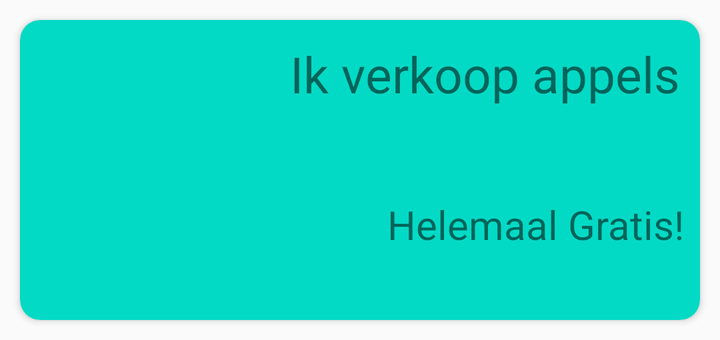
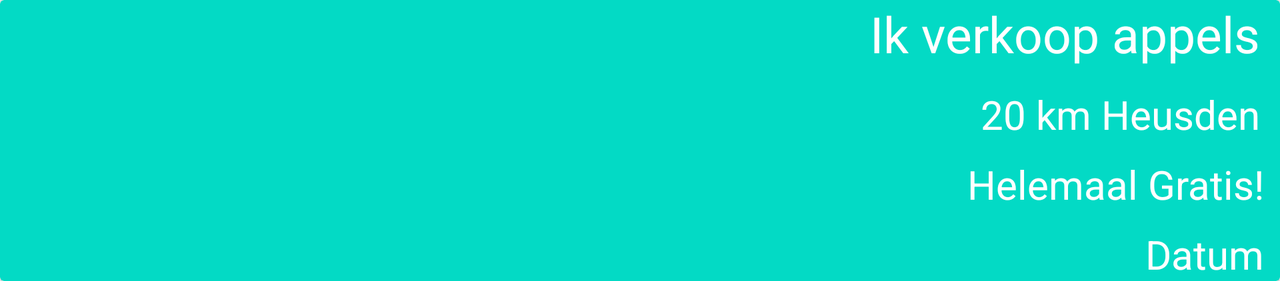

The same Android screen from two of the app's own layout files: first res/layout/ as a phone draws it, then the repository's variant for another configuration, drawn on a device whose configuration selects that folder. Both files follow.
<!-- AndroidManifest.xml: application theme AppTheme -->
<!-- res/layout/post_list_item_big.xml -->
<?xml version="1.0" encoding="utf-8"?>
<LinearLayout xmlns:android="http://schemas.android.com/apk/res/android"
    xmlns:tools="http://schemas.android.com/tools"
    android:layout_width="match_parent"
    android:layout_height="wrap_content"
    xmlns:app="http://schemas.android.com/apk/res-auto"
    android:id="@+id/parent_layout"
    android:orientation="horizontal"
    >
    <android.support.v7.widget.CardView
        android:layout_width="match_parent"
        android:layout_height="wrap_content"
        android:layout_marginTop="10dp"
        android:layout_marginLeft="10dp"
        android:layout_marginRight="10dp"
        android:layout_marginBottom="10dp"
        app:cardCornerRadius="10dp"
        android:backgroundTint="@color/colorAccent"
        android:id="@+id/cv_post"
        >
        <android.support.constraint.ConstraintLayout
            android:layout_width="match_parent"
            android:layout_height="match_parent"
            tools:ignore="MissingConstraints">
            <ImageView
                android:id="@+id/iv_post"
                android:layout_width="150dp"
                android:layout_height="150dp"
                android:src="@drawable/ic_home"
                />
            
            <TextView
                android:id="@+id/tv_post_title"
                android:layout_width="wrap_content"
                android:layout_height="wrap_content"
                android:layout_marginTop="10dp"
                android:layout_marginRight="10dp"
                android:text="Ik verkoop appels"
                android:maxLength="18"
                android:textSize="25sp"
                app:layout_constraintRight_toRightOf="parent"
                app:layout_constraintTop_toTopOf="parent" />

            <TextView
                android:id="@+id/tv_post_distance"
                android:layout_width="wrap_content"
                android:layout_height="wrap_content"
                android:layout_marginTop="10dp"
                android:layout_marginRight="10dp"
                android:text=""
                android:textSize="20sp"
                app:layout_constraintRight_toRightOf="parent"
                app:layout_constraintTop_toBottomOf="@id/tv_post_title" />

            <TextView
                android:id="@+id/tv_post_price"
                android:layout_width="wrap_content"
                android:layout_height="wrap_content"
                android:layout_marginTop="8dp"
                android:layout_marginRight="8dp"
                android:text="Helemaal Gratis!"
                android:textSize="20sp"
                app:layout_constraintRight_toRightOf="parent"
                app:layout_constraintTop_toBottomOf="@id/tv_post_distance" />
        </android.support.constraint.ConstraintLayout>
    </android.support.v7.widget.CardView>
</LinearLayout>
<!-- resources referenced by this layout -->
<resources>
  <style name="AppTheme" parent="Theme.AppCompat.Light.NoActionBar">
          
          <item name="colorPrimary">@color/colorGreen</item>
          <item name="colorPrimaryDark">@color/colorDarkGreen</item>
          <item name="colorAccent">@color/colorBlueGray</item>
      </style>
  <color name="colorGreen">#C4DC5D</color>
  <color name="colorDarkGreen">#A3C70B</color>
  <color name="colorBlueGray">#799499</color>
</resources>
<!-- res/layout-land/post_list_item_big.xml (the repository's variant of the layout above) -->
<!-- drawn on the phone turned sideways -->
<?xml version="1.0" encoding="utf-8"?>
<LinearLayout xmlns:android="http://schemas.android.com/apk/res/android"
    xmlns:tools="http://schemas.android.com/tools"
    android:layout_width="match_parent"
    android:layout_height="wrap_content"
    xmlns:app="http://schemas.android.com/apk/res-auto"
    android:id="@+id/parent_layout"
    android:orientation="horizontal"
    >
    <android.support.v7.widget.CardView
        android:layout_width="match_parent"
        android:layout_height="wrap_content"
        android:backgroundTint="@color/colorAccent"
        android:id="@+id/cv_post"
        >
        <ImageView
            style="@style/BackGroundImageView"
            android:id="@+id/iv_post"
            android:layout_width="match_parent"
            android:layout_height="match_parent"
            android:src="@drawable/ic_home"
            app:layout_constraintLeft_toLeftOf="parent"
            app:layout_constraintBottom_toBottomOf="parent"
            android:scaleType="fitXY"
            />
        <android.support.constraint.ConstraintLayout
            android:layout_width="match_parent"
            android:layout_height="match_parent"
            tools:ignore="MissingConstraints">
            <TextView
                android:id="@+id/tv_post_title"
                android:layout_width="wrap_content"
                android:layout_height="wrap_content"
                android:layout_marginRight="10dp"
                android:text="Ik verkoop appels"
                android:maxLength="30"
                android:textSize="25sp"
                app:layout_constraintTop_toTopOf="parent"
                app:layout_constraintRight_toRightOf="parent"
                android:textColor="@color/white"
                />

            

            <TextView
                android:id="@+id/tv_post_distance"
                android:layout_width="wrap_content"
                android:layout_height="wrap_content"
                android:layout_marginTop="10dp"
                android:layout_marginRight="10dp"
                android:text="20 km Heusden"
                android:textSize="20sp"
                app:layout_constraintRight_toRightOf="parent"
                app:layout_constraintTop_toBottomOf="@id/tv_post_title"
                android:textColor="@color/white"
                />

            <TextView
                android:id="@+id/tv_post_price"
                android:layout_width="wrap_content"
                android:layout_height="wrap_content"
                android:layout_marginTop="8dp"
                android:layout_marginRight="8dp"
                android:text="Helemaal Gratis!"
                android:textSize="20sp"
                android:textColor="@color/white"
                app:layout_constraintRight_toRightOf="parent"
                app:layout_constraintTop_toBottomOf="@id/tv_post_distance" />
            <TextView
                android:id="@+id/tv_post_date"
                android:layout_width="wrap_content"
                android:layout_height="wrap_content"
                android:layout_marginTop="8dp"
                android:layout_marginRight="8dp"
                android:text="Datum"
                android:textSize="20sp"
                android:textColor="@color/white"
                app:layout_constraintRight_toRightOf="parent"
                app:layout_constraintTop_toBottomOf="@id/tv_post_price" />
        </android.support.constraint.ConstraintLayout>
    </android.support.v7.widget.CardView>
</LinearLayout>
<!-- resources referenced by the variant -->
<!-- as the phone turned sideways resolves them -->
<resources>
  <color name="white">#FFFFFF</color>
  <style name="BackGroundImageView">
          <item name="android:alpha">1</item>
      </style>
  <style name="AppTheme" parent="Theme.AppCompat.Light.NoActionBar">
          
          <item name="colorPrimary">@color/colorGreen</item>
          <item name="colorPrimaryDark">@color/colorDarkGreen</item>
          <item name="colorAccent">@color/colorBlueGray</item>
      </style>
  <color name="colorGreen">#C4DC5D</color>
  <color name="colorDarkGreen">#A3C70B</color>
  <color name="colorBlueGray">#799499</color>
</resources>
